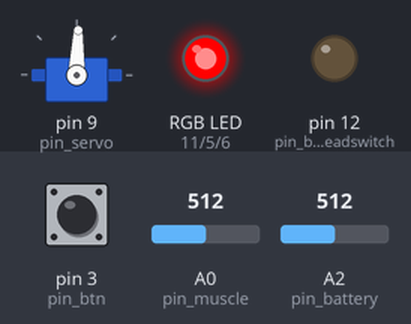
A sketch run on a simulated Arduino Uno, built with avr-gcc and run on an emulated ATmega328P. On the bench: servo, an RGB LED mixed from three pins (HIGH = lit), output pins drawn as LEDs (lit = HIGH). Dashed ring = blinking. Inputs (shaded band) come from the test bench; at power-on: pin 3 (pin_btn) HIGH, A0 (pin_muscle) = 512, A2 (pin_battery) = 512.

Above: at 2.3 s.
2.4 s: pin 3 (pin_btn) pulled LOW for 0.15 s
At 4.8 s:
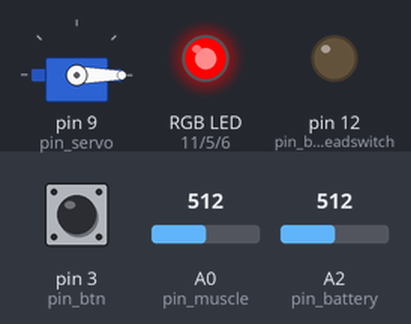
5.9 s: pin 3 (pin_btn) pulled LOW for 1 s
At 6.27 s:
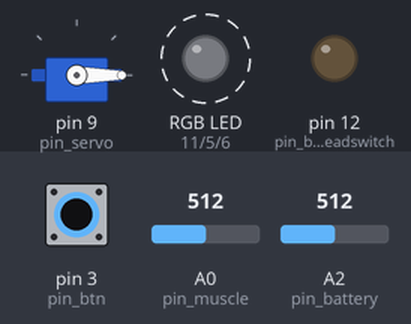
9.4 s: pin 3 (pin_btn) pulled LOW for 0.15 s
At 9.51 s:
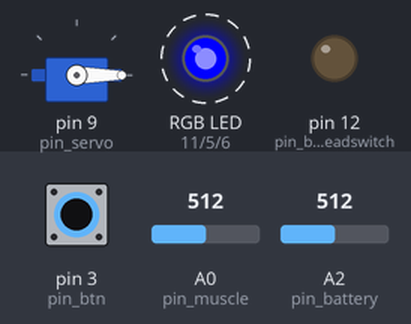
12.9 s: pin 3 (pin_btn) pulled LOW for 3.2 s
At 13.01 s:
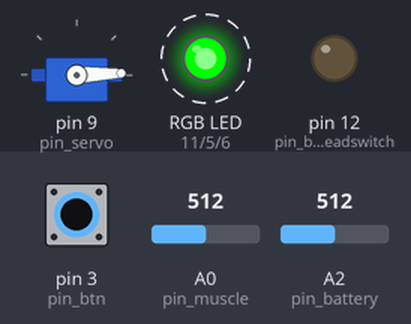
17.6 s: A0 (pin_muscle) set to 240
20.4 s: A0 (pin_muscle) set to 221
At 22.1 s:
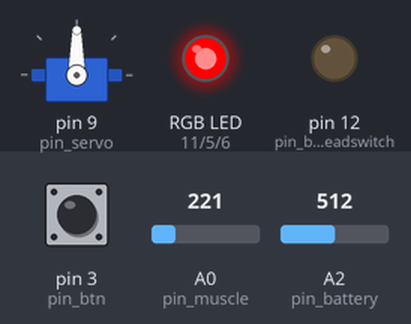
Timing chart, 0 to 23.2 s (numbered marks = the images above; inputs shaded):
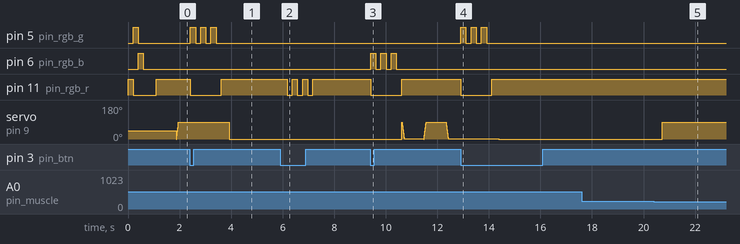

Measured:
- the behaviour switches between 228 and 227 on A0 (pin_muscle) (found by bisection; images 4 and 5)
- after the input at 2.4 s, pin 5 (pin_rgb_g): alternates HIGH for 0.20 s and LOW for 0.20 s, 6 changes in all, then stays LOW, starting at once; pin 11 (pin_rgb_r): HIGH → LOW at once, → HIGH 1.2 s later
- after the input at 5.9 s, pin 11 (pin_rgb_r): alternates HIGH for 0.20 s and LOW for 0.20 s, 6 changes in all, then stays HIGH, starting after 0.28 s
- after the input at 9.4 s, pin 6 (pin_rgb_b): alternates HIGH for 0.20 s and LOW for 0.20 s, 6 changes in all, then stays LOW, starting at once; pin 11 (pin_rgb_r): HIGH → LOW at once, → HIGH 1.2 s later
- after the input at 12.9 s, pin 5 (pin_rgb_g): alternates HIGH for 0.20 s and LOW for 0.20 s, 6 changes in all, then stays LOW, starting at once; pin 11 (pin_rgb_r): HIGH → LOW at once, → HIGH 1.2 s later
- after the input at 17.6 s, every drawn part: stays the same
- after the input at 20.4 s, servo on pin 9 (pin_servo): 0° → 90° after 0.32 s

The sketch:

sketch.ino
```cpp
#include <MsTimer2.h> // last known working version 1.1.0
#include <Bounce2.h> // last known working version 2.52.0
#include <Servo.h> // last known working version 1.1.3

/****************************************************************************************
/ PINOUT
/***************************************************************************************/
const int pin_servo = 9;                        // Servo motor data pin
const int pin_muscle = A0;                      // Analog pin for the muscle sensor
const int pin_battery = A2;                     // Battery input using a voltage devider
const int pin_battery_deadswitch = 12;          // Transistor pin for disabling the Servo if batery is low
const int pin_rgb_r = 11;                       // Pinout for the RGB led, Keep in mind that these pins need PWM support
const int pin_rgb_g = 5;                        // Pinout for the RGB led, Keep in mind that these pins need PWM support
const int pin_rgb_b = 6;                        // Pinout for the RGB led, Keep in mind that these pins need PWM support
const int pin_btn = 3;                          // Button pin for mode selection
const int opened_angle = 45, closed_angle = 0;  // The angle of the servo in the opened and closed states, depends on the used servo and mounting position

/****************************************************************************************
/ Config values
/***************************************************************************************/
const float battery_lowest_allowed_voltage = 5.0; // This value will be used to cut the power to the servo when the battery voltage will drop below a certain level.
float led_scalar = 1; // Scale value for led dimming (value between 0 aßnd 1) (eg: .8 is 80% lumination)
float toggle_threshold = 40.0; // Threshold value that allows the hand to open and close. The scaled value of the muscle sensor's value is compared to this threshold value. (Sample 6-year old was 20.0, Adult was 100.0)
float sensitivity_steps = 7.5; // This value will be added to the toggle_threshold when the sensitivity_state increases There are 4 sensitivity steps so the range is toggle_threshold + (3*sensitivity_steps)
float filterVal = .85; // This determines analog data smoothness  - .0001 is low, realtime data, 1 is max smoothness, this prevents false readings


/****************************************************************************************
/ Don't change values beneath this line of comment if you don't know what you are doing
/***************************************************************************************/
int current_servo_pos = 0;

// buffer to store initial toggle threshold. Toggle treshold is a dynamic var
float toggle_threshold_buffer = 0;

// current sensitivity state (can range between 1 and 4)
unsigned int sensitivity_state = 1;

// log var for button press.
unsigned long button_pressed_millis = 0;

// Maximum value of the timer value. Prevents overflow errors.
const int timer_threshold = 75;
boolean hand_opened = true; // Current state of the hand's position
/** hand modus
* Mode 1: toggle trigger, when the hand is triggered, the hand closes, when it is triggered again, the hand wil open
* Mode 2: when the hand is triggered the hand will close, when the muscle is relaxed, the hand wil open
* Mode 3: Mute/Idle mode.  (get your popcorn and watch a movie mode)
*/
int hand_mode = 1;
Servo servo; // Servo object
int servo_timer = 0; // Timer used to allow the muscle to relax before toggling the hand. Prevents toggling too quickly.
Bounce debouncer = Bounce(); // Instantiate a Bounce object
unsigned long buttonPressTimeStamp;
float smoothedVal;

// variables for voltage devider
bool  battery_check = false;
float battery_value = 0;
float battery_voltage = 0.0;            // calculated voltage

// Sets up the system. Runs once on startup.
void setup()
{
  Serial.begin(115200);

  // Setup the button with an internal pull-up :
  pinMode(pin_btn,INPUT_PULLUP);

  pinMode(pin_rgb_r, OUTPUT);
  pinMode(pin_rgb_g, OUTPUT);
  pinMode(pin_rgb_b, OUTPUT);

  MsTimer2::set(5000, checkBattery);
  MsTimer2::start();

  // Startup light sequence
  writeLedData(255,0,0);
  delay(200);
  writeLedData(0,255,0);
  delay(200);
  writeLedData(0,0,255);
  delay(200);
  writeLedData(0,0,0);
  delay(500);
  writeLedData(255,0,0);

  // set init value for toggle_threshold_buffer
  toggle_threshold_buffer = toggle_threshold;

  // After setting up the button, setup the Bounce instance :
  debouncer.attach(pin_btn);
  debouncer.interval(5);

  pinMode(pin_muscle, INPUT);

  pinMode(pin_battery_deadswitch, OUTPUT);

  // Assign the servo to it's respective pin
  servo.attach(pin_servo);

  // Set default angle of servo as opened
  servo.write(opened_angle);
}

void loop()
{
  // Update the Bounce instance :
  debouncer.update();

  // read battery voltage
  if(battery_check == true) {
    battery_check = false;

    // set initial value
    if(battery_value == 0) {
      battery_value = analogRead(pin_battery);
    }
    battery_value = smooth(analogRead(pin_battery), filterVal, battery_value);
    //battery_value = analogRead(pin_battery);
    battery_voltage = ((battery_value * 5.015) / 1024) * 11.000; // 11.000 is calculated for a 1:10 voltage devider and calibrated  ((R1+R2)/R2)

    // check if battery needs to be disconnected
    if(pin_battery_deadswitch == HIGH) {
      // if battery is switched off, check if voltage is high enough to switch it back on
      if(battery_voltage >= (battery_lowest_allowed_voltage+0.2)) {
        digitalWrite(pin_battery_deadswitch, LOW);
      }
    } else {
      // if battery is switched on, check if voltage is low enough to switch it off
      if(battery_voltage < battery_lowest_allowed_voltage) {
        digitalWrite(pin_battery_deadswitch, HIGH);
      }
    }
  }

  // register the time we start pussing the button
  if(debouncer.rose()) {
    button_pressed_millis = millis();
  }

  // actions when the button is pressed
  if ( debouncer.fell() ) {
    // if btn is pushed longer than 2 sec, we do a mode select
    if(millis() - button_pressed_millis > 2000) {
      modeSelect();
      button_pressed_millis = 0;
    } else {
    // if we push the button less then 2 sec, we do a sensitivity increase
      sensitivity_state++;
      toggle_threshold = toggle_threshold + sensitivity_steps;
    }

    // if sensitivity is higher than mode 4, start from the beginning
    if(sensitivity_state > 4) {
      sensitivity_state = 1;
      toggle_threshold = toggle_threshold_buffer;
    }

    // return colorfull feedback for the selected sensitivity state
    if(sensitivity_state == 1) {
      writeLedData(255,0,0);
    } else if(sensitivity_state == 2) {
      writeLedData(0,255,0);
    } else if(sensitivity_state == 3) {
      writeLedData(0,0,255);
    } else if(sensitivity_state == 4) {
      writeLedData(255,255,255);
    }
  }

  smoothedVal =  smooth(analogRead(pin_muscle), filterVal, smoothedVal);
  // Raw value of the muscle sensor reading
  float muscle_sensor_value = smoothedVal,
  // Muscle sensor value scaled down just for easier working
        muscle_sensor_scaled = muscle_sensor_value * (180.0 / 1023.0);
        muscle_sensor_scaled = muscle_sensor_value * (180.0 / 1023.0);

  // Mode 1: toggle trigger, when the hand is triggered, the hand closes, when it is triggered again, the hand wil open
  if (muscle_sensor_scaled >= toggle_threshold && servo_timer == timer_threshold && hand_mode == 1)
  {
    // Conditions to toggle the position of the hand.
    // 1. We are above the threshold for movement.
    // 2. The timer is at it's max value.
    // Change position of hand
    hand_opened = !hand_opened;

    if (hand_opened) {
      for(int pos = opened_angle * 2; pos > closed_angle * 2; pos-=2)
      { // Closes the hand by gradually adjusting the written angle.
        servo.write(pos);
        current_servo_pos = pos;
        delay(2);
      }
    } else {
      for(int pos = closed_angle * 2; pos < opened_angle * 2; pos+=2)
      { // Opens the hand by gradually adjusting the written angle.
        servo.write(pos);
        current_servo_pos = pos;
        delay(2);
      }
    }

    // Reset the timer
    servo_timer = 0;
  }

  // Mode 2: when the hand is triggered the hand will close, when the muscle is relaxed, the hand wil open
  if(hand_mode == 2) {
    if(muscle_sensor_scaled >= toggle_threshold && servo_timer == timer_threshold) {
      // Close hand
      current_servo_pos = closed_angle * 2;
      servo.write(current_servo_pos);
      delay(50);
    } else if(muscle_sensor_scaled < toggle_threshold && servo_timer == timer_threshold) {
      // Open hand
      current_servo_pos = opened_angle * 2;
      servo.write(current_servo_pos);
      delay(50);
    }
  }

  // Mode 3: Mute/Idle mode.  (get your popcorn and watch a movie mode)
  if(hand_mode == 3) {
    // do nothing, placeholder for a future function
  }


  // Remove these before deployment. Uncomment for calibration purposes.
  // To calibrate, have the person of interest flex the desired muscle and watch where the
  // value of muscle_sensor_scaled peaks. Afterwards, change the value of toggle_threshold accordingly.
  /*Serial.print("Toggle Threshold: ");
  Serial.print(toggle_threshold);
  Serial.print("\tSensor raw: ");
  Serial.print(pin_muscle);
  Serial.print("\tSensor: ");
  Serial.print(muscle_sensor_value);
  Serial.print("\tScaled:  ");
  Serial.print(muscle_sensor_scaled);
  Serial.print("\tServoTimer: ");
  Serial.print(servo_timer);
  Serial.print("\tHandOpen: ");
  Serial.print((hand_opened ? "OPEN  " : "CLOSED"));
  Serial.print("\tServo position: ");
  Serial.print(current_servo_pos);
  Serial.print("\t Voltage: ");
  Serial.println(battery_voltage);*/

  // Don't allow the servo_timer to get too big. Overflow errors
  // crash the Arduino.
  if (servo_timer < timer_threshold)
    servo_timer++;

  // Delay for the servo. Don't want to overload it.
  delay(10);
}

// non interuptive function, if triggered by the mstimer2, the next loop we do a battery check
void checkBattery() {
  battery_check = true;
}

/**
*  Change led color
*/
void writeLedData(int red, int green, int blue) {
  led_scalar = led_scalar > 1 ? 1 : led_scalar;

  red = red * led_scalar;
  green = green * led_scalar;
  blue = blue * led_scalar;

  analogWrite(pin_rgb_r, red);
  analogWrite(pin_rgb_g, green);
  analogWrite(pin_rgb_b, blue);
}

void blinkLed(int red, int green, int blue, int count) {
  for(int i = 0; i < count; i++) {
    writeLedData(red, green, blue);
    delay(200);
    writeLedData(0,0,0);
    delay(200);
  }
}


/**
* This function changes the selected mode for the hand
*/
void modeSelect() {
  hand_mode++;

  if(hand_mode > 3) {
    hand_mode = 1;
  }

  if(hand_mode == 1) {
    blinkLed(0,0,255,3);
  } else if(hand_mode == 2) {
    blinkLed(0,255,0,3);
  } else {
    blinkLed(255,0,0,3);
  }

  writeLedData(255,0,0);
}

/**
* Data smoothing, feedback the smoothed data into itself and give it a filterVar
* (smoothnes level between 0 and 1, where 1 is ultra smooth (slow data change))
*/
int smooth(int data, float filterVar, float smoothedVal){

  if (filterVal > 1){      // check to make sure param's are within range
    filterVal = .99;
  }
  else if (filterVal <= 0){
    filterVal = 0;
  }

  smoothedVal = (data * (1 - filterVal)) + (smoothedVal  *  filterVal);

  return (int)smoothedVal;
}
```
